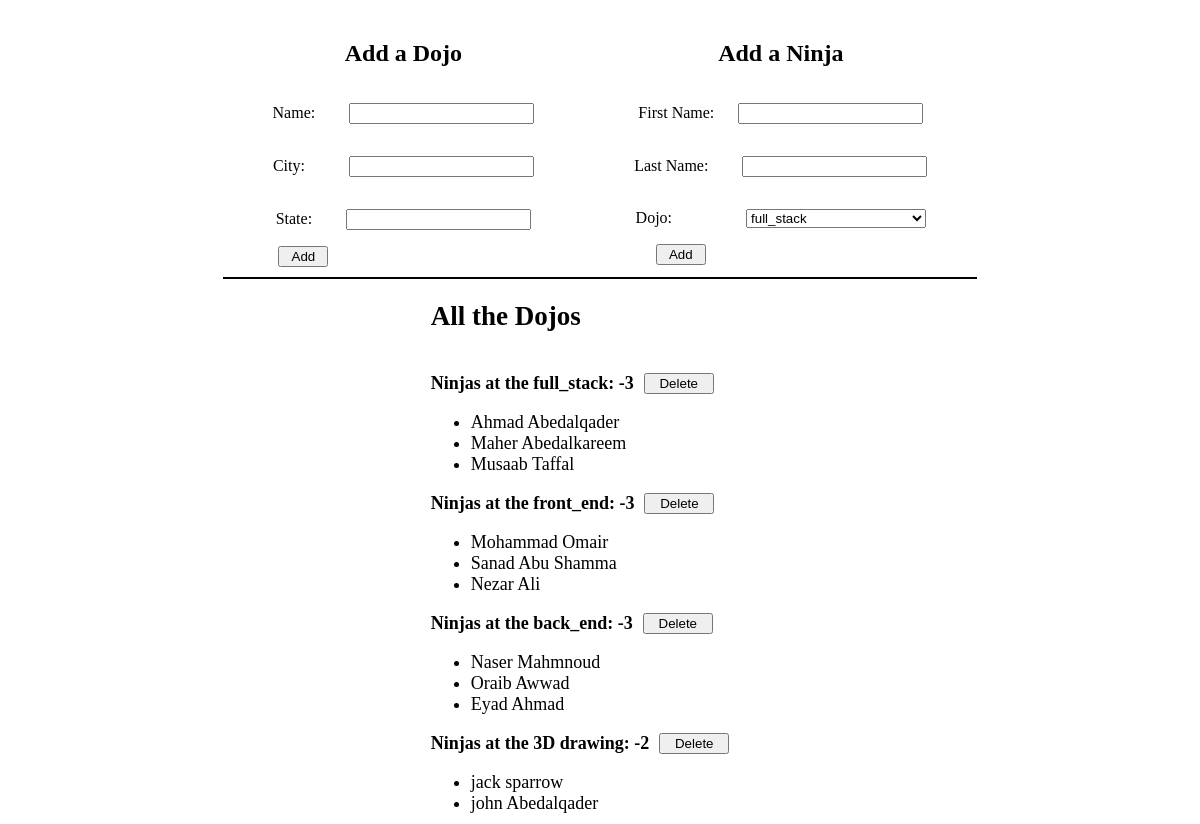
The page / on the database its author committed.
### dojo_ninjas_app/models.py (models this page shows)
class Dojo(models.Model):
    name = models.CharField(max_length=255)
    city = models.CharField(max_length=255)
    state = models.CharField(max_length=2)
    desc = models.TextField(default="")
    created_at = models.DateTimeField(auto_now_add=True)
    updated_at = models.DateTimeField(auto_now=True)

class Ninja(models.Model):
    first_name = models.CharField(max_length=255)
    last_name = models.CharField(max_length=255)
    dojo = models.ForeignKey(Dojo, related_name="ninjas", on_delete = models.CASCADE)
    created_at = models.DateTimeField(auto_now_add=True)
    updated_at = models.DateTimeField(auto_now=True)

### dojo_ninjas_app/views.py (the view)
# urls.py: path('', views.get_result),
def get_result(request):
    context = {
        "dojos": Dojo.objects.all(),
        "count": 0
    }
    return render(request, "dojo_ninjas.html", context)

### dojo_ninjas_app/templates/dojo_ninjas.html (shortened to what this page needs)
<!DOCTYPE html>
<html lang="en">
<head>
    {% load static %}
    <link rel="stylesheet" href="{% static 'css/dojo_ninjas.css' %}">
</head>
<body>
    <main>
        <form action="/dojo" method="post">
            <h2>Add a Dojo</h2>
            <p>Name: <input type="text" name="name"></p>
            <p>City: <input type="text" name="city"></p>
            <p>State: <input type="text" name="state"></p>
            <button type="submit"> Add </button>
        </form>
        <form action="/ninja" method="post">
            <h2>Add a Ninja</h2>
            <p>First Name: <input type="text" name="first_name"></p>
            <p>Last Name: <input type="text" name="last_name"></p>
            <p>
                Dojo:
                <select name="dojo_from_selsct"> Dojo:
                    {% for dojo in dojos %}
                    <option value="{{dojo.id}}">{{dojo.name}}</option>
                    {% endfor %}
                </select>
            </p>
            <button type="submit"> Add </button>
        </form>
    </main>
    <section>
        <h1>All the Dojos</h1>
        {% for dojo in dojos %}
        <div>
            <p><strong>Ninjas at the {{dojo.name}}: -{{dojo.ninjas.count}}</strong></p>
            <form action="/delete/" method="post">
                <button type="submit">Delete</button>
            </form>
        </div>
        <ul>
            {% for ninja in dojo.ninjas.all %}
            <li>{{ninja.first_name}} {{ninja.last_name}}</li>
            {% endfor %}
        </ul>
        {% endfor %}
    </section>
</body>
</html>

### dojo_ninjas_app/static/css/dojo_ninjas.css (style rules this page uses)
body { width: fit-content; padding: 10px; margin: auto; font-family: cursive; display: flex; flex-direction: column; align-items: center; }
main { display: flex; border-bottom: 2px solid black; }
form { margin: 10px 50px; display: flex; flex-direction: column; align-items: center; }
input { margin-left: 30px; }
input[name=city] { margin-left: 40px; }
input[name=first_name] { margin-left: 20px; }
button { width: 50px; margin-right: 200px; }
select { width: 180px; margin-left: 70px; }
section { font-size: 18px; }
section button { margin: 10px; text-align: center; width: 70px; }
section form { margin: 0px; }
div { display:flex; align-items: center; margin-right: 30px; }
ul { margin: 0px; }

### rows shown on the page
Dojo: name "full_stack", ninjas.count "3"
Ninja: first_name "Ahmad", last_name "Abedalqader"
Ninja: first_name "Maher", last_name "Abedalkareem"
Ninja: first_name "Musaab", last_name "Taffal"
Dojo: name "front_end", ninjas.count "3"
Ninja: first_name "Mohammad", last_name "Omair"
Ninja: first_name "Sanad", last_name "Abu Shamma"
Ninja: first_name "Nezar", last_name "Ali"
Dojo: name "back_end", ninjas.count "3"
Ninja: first_name "Naser", last_name "Mahmnoud"
Ninja: first_name "Oraib", last_name "Awwad"
Ninja: first_name "Eyad", last_name "Ahmad"
Dojo: name "3D drawing", ninjas.count "2"
Ninja: first_name "jack", last_name "sparrow"
Ninja: first_name "john", last_name "Abedalqader"

### other values the page prints
form field dojo_from_selsct "full_stack"
